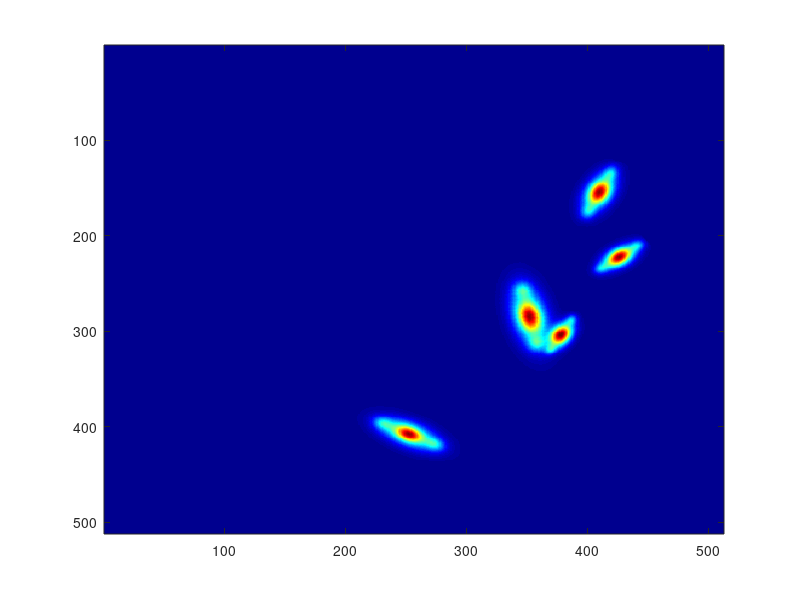

Here is the MATLAB script that generated this plot: (Note: this script raises an error after producing the figure.)
clc;
clear all;
close all;

%% Parameters
M = 512;
N = 512;

x1 = linspace(-32,32,M);
y1 = linspace(-32,32,N);
[x,y] = meshgrid(x1,y1);  
%% Cell Simulation
N_cells = 5;
pixel_to_um = 3; %3;%1.5;
sigma_nx = zeros(1,N_cells);
sigma_ny = zeros(1,N_cells);
sigma_cx = zeros(1,N_cells);
sigma_cy = zeros(1,N_cells);
sigma_tx = zeros(1,N_cells);
sigma_ty = zeros(1,N_cells);
theta = zeros(1,N_cells);
for i = 1:N_cells
sigma_nx(i) = ((2.5 + (2.9-2.5) .* abs(rand(1)))/(2*3))*pixel_to_um;
sigma_ny(i) = ((1.7 + (1.9-1.7) .* abs(rand(1)))/(2*3))*pixel_to_um;
sigma_cx(i) = ((2.7 + (4.5-2.7) .* abs(rand(1)))/(2*3))*pixel_to_um;
sigma_cy(i) = ((1.9 + (2.1-1.9) .* abs(rand(1)))/(2*3))*pixel_to_um;
sigma_tx(i) = ((0.9 + (1.5-0.9) .* abs(rand(1)))/(2*3))*pixel_to_um;
sigma_ty(i) = ((0.95+ (1.05-0.95) .* abs(rand(1)))/(2*3))*pixel_to_um;
theta(i) = 360*rand(1);
end
xyRange = [-30 30] ;
minimumDistance = 60 ;
attempt_counter = 1 ; 
Distances = 0 ;
while any(Distances < minimumDistance) && attempt_counter < 100000
    attempt_counter = attempt_counter + 1 ;
    Pxy = randi(xyRange, N_cells, 2) ; 
    Distances = pdist(Pxy) ;
end
if attempt_counter < 100000
    plot(Pxy(:,1), Pxy(:,2),'bo') ;
else
    disp('No positions found.') ;
end



% a = ((cosd(Theta)^2) / (2*sigma1^2)) + ((sind(Theta)^2) / (2*sigma2^2));
% b = -((sind(2*Theta)) / (4*sigma1^2)) + ((sind(2*Theta)) / (4*sigma2^2));
% c = ((sind(Theta)^2) / (2*sigma1^2)) + ((cosd(Theta)^2) / (2*sigma2^2));

Ph = zeros(M,N,N_cells);
for i = 1: size(Pxy,1)
Ph(:,:,i) =   2*exp((-1/(sigma_nx(i)).^2)*(((x-Pxy(i))/sigma_nx(i)).^2+((y-Pxy(i,2))/sigma_ny(i)).^2)) ...
              + 2*exp((-1/(sigma_cx(i)).^2)*(((x-Pxy(i))/sigma_cx(i)).^2+((y-Pxy(i,2))/sigma_cy(i)).^2)) ...
              + 1*exp((-1/(sigma_cx(i)).^2)*(((x-Pxy(i)-(2*sigma_cx(i)))/sigma_tx(i)).^2+((y-Pxy(i,2))/sigma_ty(i)).^2)) ...
              +  1*exp((-1/(sigma_cx(i)).^2)*(((x-Pxy(i)+(2*sigma_cx(i)))/sigma_tx(i)).^2+((y-Pxy(i,2))/sigma_ty(i)).^2));
P_rotate = imrotate(Ph(:,:,i), theta(i));
P_rotate = imresize(P_rotate, [M,N]);
Ph(:,:,i) = P_rotate;
% Ph(:,:,i) =   6*exp((-1/(sigma_nx(i)).^2)*(((x-Pxy(i))/sigma_nx(i)).^2+((y-Pxy(i,2))/sigma_ny(i)).^2)) ...
%               + 4*exp((-1/(sigma_cx(i)).^2)*(((x-Pxy(i))/sigma_cx(i)).^2+((y-Pxy(i,2))/sigma_cy(i)).^2)) ...
%               + 3*exp((-1/(sigma_cx(i)).^2)*(((x-Pxy(i)-(2.5*sigma_cx(i)))/sigma_tx(i)).^2+((y-Pxy(i,2))/sigma_ty(i)).^2)) ...
%               +  3*exp((-1/(sigma_cx(i)).^2)*(((x-Pxy(i)+(2.5*sigma_cx(i)))/sigma_tx(i)).^2+((y-Pxy(i,2))/sigma_ty(i)).^2));
end
phase = sum(Ph,3);
figure, imagesc(phase);
colormap jet;axis tight; axis on;
phase_max = max(max(phase));
% figure, imagesc(wrap(phase));
% figure; plot(phase(230,:));
% line([30 94], [164 158]);
% improfile
%%
% x = linspace(-10,10,N);
% y = linspace(-10,10,M);
% [X,Y] = meshgrid(x,y);
% a2 = 6; b2 = 6; a3 = 2.4; b3 = 2.4; c1 = 8;
% aberr = exp(1i*((a2*X^2+b2*Y^2) + (a3*X^3 + b3*Y^3) + c1*X*Y));
% figure, imagesc(angle(aberr)); colormap jet;


%%
x = linspace(-0.8,0.8,1024);
[X,Y] = meshgrid(x,x);
[M,N] = size(X);
[theta,r] = cart2pol(X,Y);
idx = r<=1;
pOrder = 35;
p =0:pOrder-1;
z = zeros(size(X));
y = zernfun2(p,r(idx),theta(idx));
zMat = zeros(M,N,pOrder);
for k = 1:length(p)
  z(idx) = y(:,k);  
  zMat(:,:,k) =  z;
end
Is = zeros(M,N,3);
% phase_aberr =  10*(zMat(:,:,8)+zMat(:,:,5)+zMat(:,:,6));
% phase_aberr =  10*zMat(:,:,8)+ 5*zMat(:,:,1)+10*zMat(:,:,1) + 10*zMat(:,:,9);
% phase_aberr = sqrt(zMat(:,:,4).^2 + zMat(:,:,6).^2);
z = 25 * (zMat(:,:,13)); %10=low, 25 = high
% ph_aberr = (pi/2) - 0.5*atan(zMat(:,:,6)./zMat(:,:,4));
z = z(256:end-257,256:end-257);
figure;imagesc(z); colormap jet
%%
aberrated_image = phase + z;
figure, imagesc(aberrated_image); colormap jet;
%%
conj_phase = exp( 1i*( aberrated_image ) );
figure, imagesc(angle(conj_phase)); colormap jet;
%%
tic
[filtered, sigma] = funcDRT(conj_phase,5,2);
toc
phase_1 = real(filtered);
figure, imagesc(phase_1); colormap jet;

%%
True_phase_simu = conj_phase ./ filtered;
figure, imagesc(angle(True_phase_simu)); colormap jet;

%%
phase_unwrap = Unwrap_TIE_DCT_Iter(angle(True_phase_simu));
figure, imagesc(phase_unwrap);colormap jet;
%%
figure, 
plot(phase(:,81),'LineWidth',1.5,'color',[0 0 1]);
axis tight;
hold on
plot(aberrated_image(:,81),'LineWidth',1.5,'color',[1 0 0]);
plot(phase_unwrap(:,81),'LineWidth',1.5,'color',[0 1 0]);
legend({'Phase without aberration';'Phase with aberration'; 'DRT'},'FontSize',11,'FontWeight','bold');
hold off

%%
% Generate phase aberration using Zernike polynomials
% % zernike_order = 4; % Quadratic aberration
% % aberration_mag = 2;
% % F = Zernike_func_Cartesian_Cordinate (x);
% % 
% % z = aberration_mag * ( F(:,:,4) );
% % z = z - min(z(:));
% % % Apply aberration to the image
% % aberrated_image = phase + z; %exp(1i * 2*pi * z);
% % 
% % % Display results
% % subplot(1,2,1);
% % imagesc(phase);
% % title('Original image');
% % axis image;
% % subplot(1,2,2);
% % imagesc(abs(aberrated_image).^2);
% % title('Aberrated image');
% % axis image;
% % 
% % figure, imagesc(aberrated_image); colormap jet;